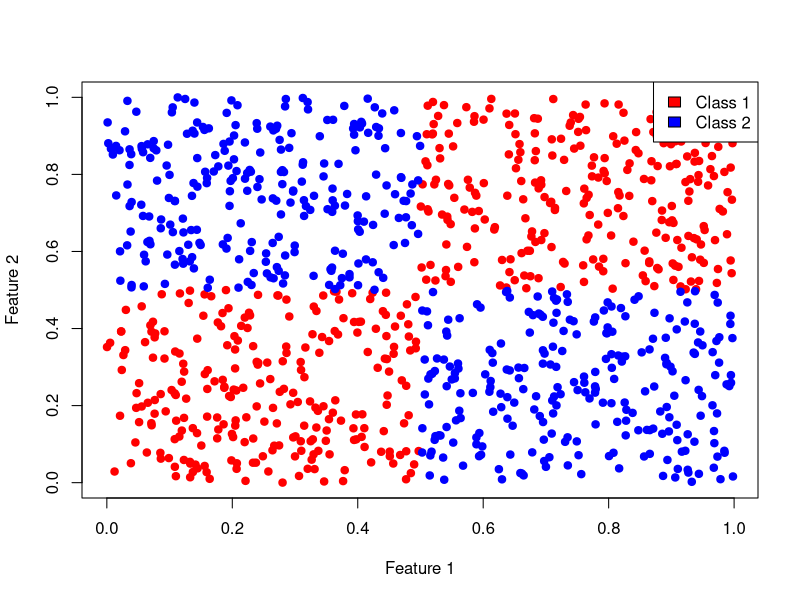

Recreate this plot in R.
make_four_square_dataset <- function(n_samples=100, noise=0.0, shuffle=TRUE, random_state=NULL, plot=FALSE) {
  
  if (!is.null(random_state)) {
    set.seed(random_state)
  }
  
  n_samples_per_class <- n_samples / 4
  
  # first class (bottom left and top right)
  x1_class1_bottom_left <- runif(n_samples_per_class, min=0, max=0.5)
  x2_class1_bottom_left <- runif(n_samples_per_class, min=0, max=0.5)
  x1_class1_top_right <- runif(n_samples_per_class, min=0.5, max=1)
  x2_class1_top_right <- runif(n_samples_per_class, min=0.5, max=1)
  
  # second class (top left and bottom right)
  x1_class2_top_left <- runif(n_samples_per_class, min=0, max=0.5)
  x2_class2_top_left <- runif(n_samples_per_class, min=0.5, max=1)
  x1_class2_bottom_right <- runif(n_samples_per_class, min=0.5, max=1)
  x2_class2_bottom_right <- runif(n_samples_per_class, min=0, max=0.5)
  
  features <- rbind(
    cbind(x1_class1_bottom_left, x2_class1_bottom_left),
    cbind(x1_class1_top_right, x2_class1_top_right),
    cbind(x1_class2_top_left, x2_class2_top_left),
    cbind(x1_class2_bottom_right, x2_class2_bottom_right)
  )
  features <- features + matrix(rnorm(n_samples * 2, mean = 0, sd = noise), ncol = 2)
  
  target <- c(rep(1, n_samples_per_class * 2), rep(2, n_samples_per_class * 2))
  
  # shuffle the dataset if requested
  if (shuffle) {
    indices <- sample(n_samples)
    features <- features[indices, ]
    target <- target[indices]
  }
  
  if (plot) {
    colors <- c("red", "blue")
    plot(features, col=colors[target], pch=19, xlab="Feature 1", ylab="Feature 2")
    legend("topright", legend=c("Class 1", "Class 2"), fill=colors)
  }
  
  list("features" = features, "target" = target)
}

# perfect 4 squares
make_four_square_dataset(n_samples=1000, shuffle=FALSE, random_state=123, plot=TRUE)
